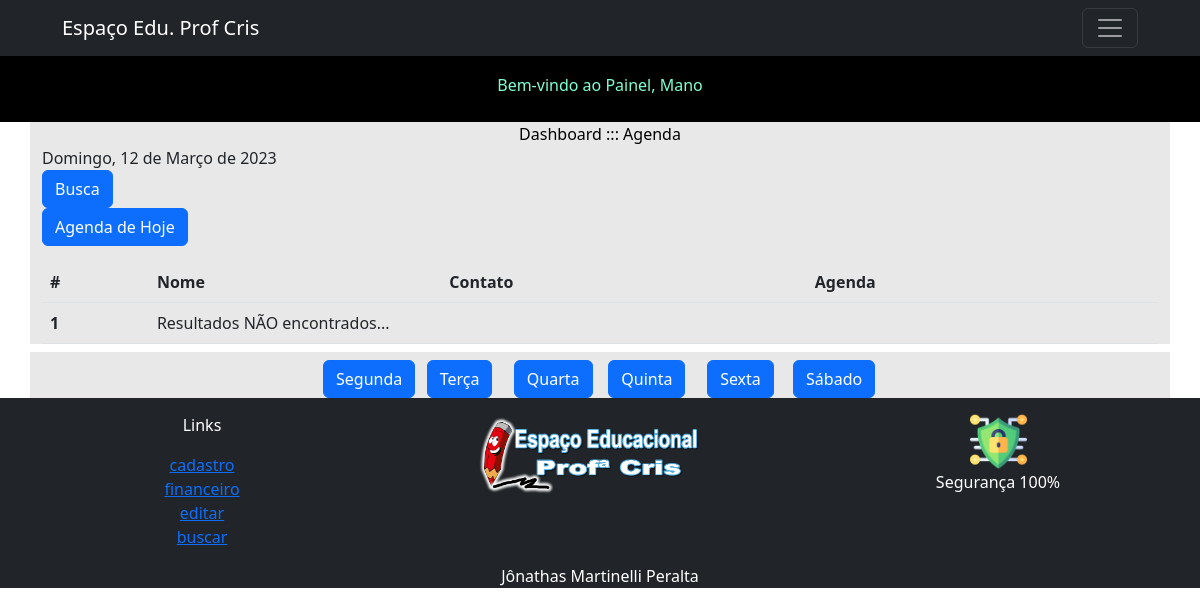
The page /agenda.php?busca=Jonathas Martinelli Peralta (signed in) on the database as committed earlier.
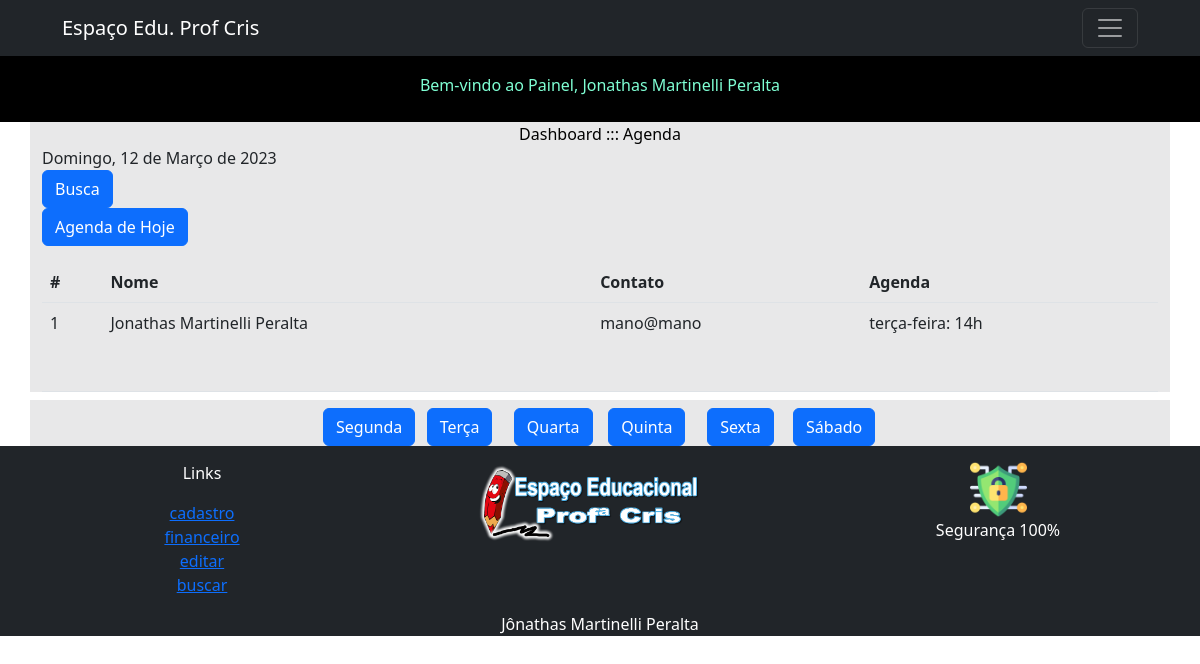
The same page on the database as committed later.
### tables this page shows
CREATE TABLE `usuarios` (
  `id` int(11) NOT NULL,
  `nome` varchar(140) NOT NULL,
  `fone` varchar(20) NOT NULL,
  `responsavel` varchar(140) NOT NULL,
  `endereco` varchar(150) NOT NULL,
  `email` varchar(140) NOT NULL,
  `data_nasc` date NOT NULL,
  `tipo` varchar(20) NOT NULL,
  `agenda` varchar(150) NOT NULL,
  `senha` varchar(16) NOT NULL,
  `aulas` longtext NOT NULL,
  `matricula` varchar(100) NOT NULL,
  `financeiro_aberto` varchar(500) NOT NULL,
  `financeiro_pago` varchar(500) NOT NULL,
  `valor_aula` varchar(20) NOT NULL,
  `divida_ativa` varchar(20) NOT NULL,
  `divida_paga` varchar(20) NOT NULL,
  `reg_aula` text NOT NULL
);

### agenda.php (the view, shortened to what this page needs)
 <?php
include('conexao.php');
?>
<!doctype html>
<html lang="pt-br">
<head>
  <link href="https://cdn.jsdelivr.net/npm/bootstrap@5.2.1/dist/css/bootstrap.min.css" rel="stylesheet"
>
<?php include('nav.php'); ?>
  <body>
  <main>
    <div class="container bg-opacity-10 bg-dark">
    <p class="text-center m-auto" style="color: black;">Dashboard ::: Agenda</p>
<form action="">
    <?php
    $meses = array (1 => "Janeiro", 2 => "Fevereiro", 3 => "Março", 4 => "Abril", 5 => "Maio", 6 => "Junho", 7 => "Julho", 8 => "Agosto", 9 => "Setembro", 10 => "Outubro", 11 => "Novembro", 12 => "Dezembro");
    $diasdasemana = array (1 => "Segunda-Feira",2 => "Terça-Feira",3 => "Quarta-Feira",4 => "Quinta-Feira",5 => "Sexta-Feira",6 => "Sábado",0 => "Domingo");
    $variavel =  date('d/m/Y');
    $variavel = str_replace('/','-',$variavel);
    $hoje = getdate(strtotime($variavel));
    $dia = $hoje["mday"];
    $mes = $hoje["mon"];
    $nomemes = $meses[$mes];
    $ano = $hoje["year"];
    $diadasemana = $hoje["wday"];
    $nomediadasemana = $diasdasemana[$diadasemana];
    echo "$nomediadasemana, $dia de $nomemes de $ano";
    ?>
  <br>
  <a class="btn btn-primary" href="busca.php" role="button">Busca</a><br>
        <button class="btn btn-primary" type="submit" role="button">Agenda de Hoje</button>
</form>
<table class="table" border="1">
<table class="table">
  <thead>
    <tr>
      <th scope="col">#</th>
      <th scope="col">Nome</th>
      <th scope="col">Contato</th>
      <th scope="col">Agenda</th>
    </tr>
  </thead>
  <tbody>
  <?php
  if (!isset($_GET['busca'])) {
    ?>
  <tr>
      <th scope="row">#</th>
      <td colspan="3">Relação para Agenda</td>
    </tr>
    <?php
} else {
  $pesquisa = $mysqli->real_escape_string($_GET['busca']);
$sql_code = "SELECT *
FROM usuarios
WHERE nome LIKE '%$pesquisa%'
OR tipo LIKE '%$pesquisa%'
OR agenda LIKE '%$pesquisa%'";
$sql_query = $mysqli->query($sql_code) or die("Error ao consultar" . $mysqli->error);
if ($sql_query->num_rows == 0) {
  ?>
  <tr>
  <th scope="row">1</th>
  <td colspan="3">Resultados NÃO encontrados...</td>
</tr>
<?php
} else {
while($dados = $sql_query->fetch_assoc()){
  ?>
  <tr>
    <td><?php echo $dados['id']; ?></td>
    <td><?php echo $dados['nome']; ?></td>
    <td><?php echo $dados['email']; ?></td>
    <td><?php echo $dados['agenda']; ?></td>
  </tr>
  <?php
}
} ?>
<?php
}
  ?>
</tbody>
</table>
  </main>
  <div class="container bg-opacity-10 bg-dark text-center">
    <div class="row justify-content-center align-items-center g-2">
      <div class="col-6 col-sm-1">
<form action="">
        <button class="btn btn-primary" type="submit" role="button">Segunda</button>
</form>
</div>
<div class="col-6 col-sm-1">
<form action="">
        <button class="btn btn-primary" type="submit" role="button">Terça</button>
</form>
</div>
<div class="col-6 col-sm-1">
<form action="">
        <button class="btn btn-primary" type="submit" role="button">Quarta</button>
</form>
</div>
<div class="col-6 col-sm-1">
<form action="">
        <button class="btn btn-primary" type="submit" role="button">Quinta</button>
</form>
</div>
<div class="col-6 col-sm-1">
<form action="">
        <button class="btn btn-primary" type="submit" role="button">Sexta</button>
</form>
</div>
<div class="col-6 col-sm-1">
<form action="">
        <button class="btn btn-primary" type="submit" role="button">Sábado</button>
</form>
</div>
</div>
</div>
  <footer>
    <?php include('footer.php');?>
  </footer>
</body>
</html>

### nav.php (shortened to what this page needs)
<nav class="navbar col-12 position-fixed navbar-dark bg-dark fixed-top" style="z-index: 999;">
        <div class="container-fluid col-11 m-auto">
          <a class="navbar-brand" href="painel.php">Espaço Edu. Prof Cris</a>
          <button class="navbar-toggler" type="button" data-bs-toggle="offcanvas" data-bs-target="#offcanvasDarkNavbar" aria-controls="offcanvasDarkNavbar">
            <span class="navbar-toggler-icon"></span>
          </button>
        </div>
    </nav><br><br>
<div class="container-fluid">
  <div class="row" style="background-color: black; padding: 25px;">
      <h7 class="text-center m-auto" style="color: aquamarine;">Bem-vindo ao Painel, <?php echo $_SESSION['nome'];?>
</h7></div>
  </div>

### footer.php
<div class="container-fluid bg-dark" style="padding: 15px;">
  <div class="row">
    <div class="col">
      <p class="text-center" style="font-size: medium;color: #ffffff;">Links</p>
    <div class="container">
  <div class="row">
    <div class="col">
    </div>
    <div class="col text-center">
      <a href="cadastrar.php">cadastro</a><br>
      <a href="financeiro.php">financeiro</a><br>
      <a href="editar.php">editar</a><br>
      <a href="busca.php">buscar</a><br>
    </div>
    <div class="col">
    </div>
  </div>
</div>
    </div>
    <div class="col text-center">
    <img class="img-fluid" src="img/logo.png" alt="Espaco da Prof Cris" width="257" height="87">
    </div>
    <div class="col text-center">
    <img class="img-fluid" src="img/seguranca.png" alt="100% Seguro!" width="57" height="17">
<p class="text-center" style="color:#ffffff;">Segurança 100%</p>
    </div>
  </div>
</div>
<div class="container-fluid bg-dark">
<div class="container text-center">
  <div class="row">
        <div class="col text-light">
      <p class="text-center m-auto" style="color:#ffffff;"> Jônathas Martinelli Peralta</p>
    </div>
  </div>
</div>
</div>

Rows that differ between the two databases and show on the page:
now on this page (row edited): usuarios: id "1", nome "Jonathas Martinelli Peralta", email "mano@mano", agenda "terça-feira: 14h"
Other text that changed with them:
$_SESSION['nome']: "Mano" → "Jonathas Martinelli Peralta"
text no longer shown: "1 Resultados NÃO encontrados..."
